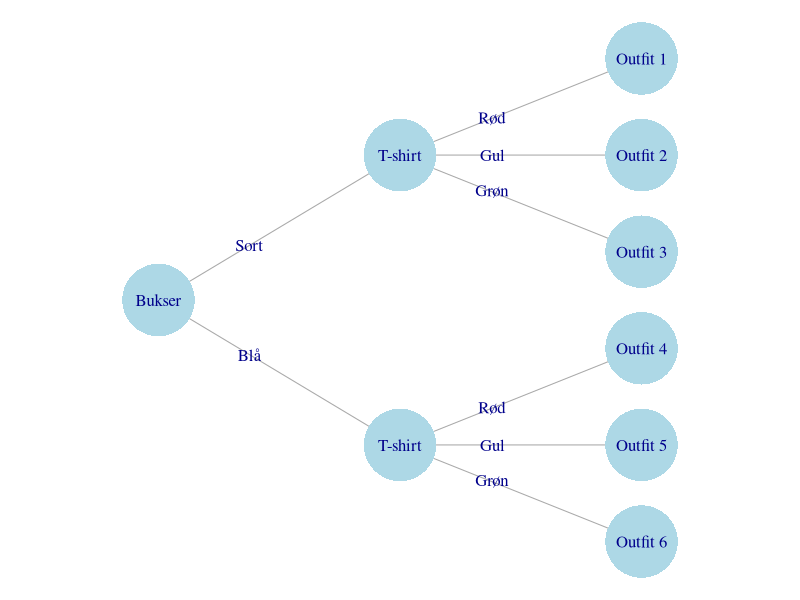

The R source for this figure:
## ---- chunk 1
library(tidyverse)
library(igraph)
## ---- chunk 2
#| results: asis
expand_grid(a = 0:9, b = 0:9) |> mutate(combo = paste0(a, b)) |> pull(combo) |> paste(collapse = ", ") |> cat()
## ---- chunk 3
#| fig-height: 5
#| fig-width: 11

par(mar = c(0, 0, 0, 0)) # No margin
g <- make_graph(edges = c(1, 2, 1, 3, 2, 4, 2, 5, 2, 6, 3, 7, 3, 8, 3, 9), n = 9, directed = FALSE)

angle <- 2 * pi * 0.75
rotation <- matrix(c(cos(angle), sin(angle), -sin(angle), cos(angle)), ncol = 2)
layout <- layout_as_tree(g, root = 1) %*% rotation

V(g)$color <- "lightblue"
V(g)$label <- c("Bukser", "T-shirt", "T-shirt", paste("Outfit", 6:1))
E(g)$label <- c("Blå", "Sort", "Grøn", "Gul", "Rød", "Grøn", "Gul", "Rød")

V(g)$frame.color <- NA
V(g)$size = 30
plot(g, layout = layout)
## ---- chunk 4
# Beregning af antallet af måder at blande slik
n <- 100  # antal forskellige slags slik
k <- 10   # antal stykker slik vi vælger

# Formlen for uordnet med tilbagelægning
resultat <- choose(n + k - 1, k)
cat("Antallet af måder:", format(resultat, big.mark = ".", decimal.mark = ","))
## ---- chunk 5
# Antal måder at sammensætte en menu
forretter <- 5
hovedretter <- 8
desserter <- 4

total_menus <- forretter * hovedretter * desserter
cat("Antal mulige menuer:", total_menus)
## ---- chunk 6
# Beregning af antal 4-cifret koder med forskellige cifre
n <- 10  # antal cifre (0-9)
k <- 4   # antal cifre i koden

# Ordnet uden tilbagelægning
koder <- factorial(n) / factorial(n - k)
# Eller mere direkte:
koder_direkte <- 10 * 9 * 8 * 7

cat("Antal mulige koder:", format(koder, big.mark = ".", decimal.mark = ","))
cat("\nDirekte beregning:", format(koder_direkte, big.mark = ".", decimal.mark = ","))
